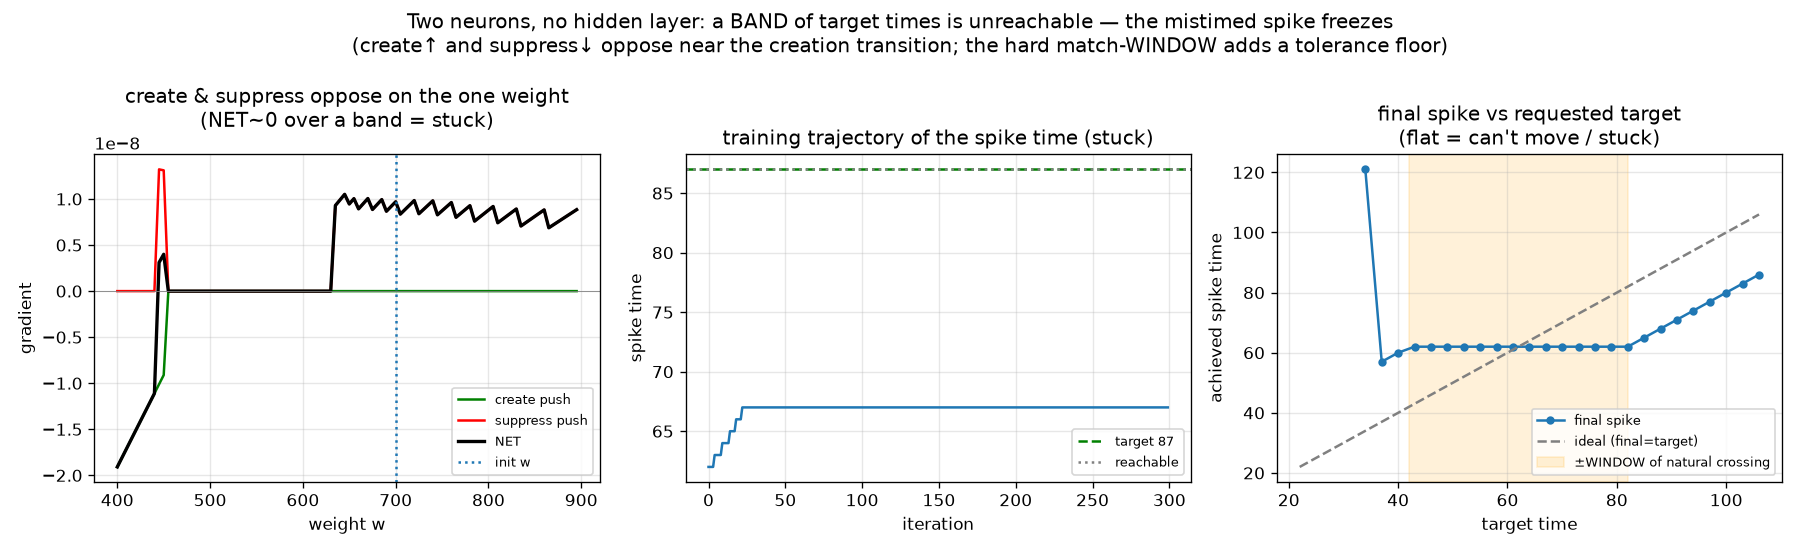

Generate this figure with Python:
"""Minimal reproduction of the create/suppress cancellation — TWO neurons, no
hidden layer.

One input neuron (a single pulse) -> one output neuron (single weight w).  The
output's crossing time is a monotndecreasing function of w (more weight = earlier
crossing).  Put the TARGET a bit more than WINDOW steps AFTER the reachable
crossing.  Then:

  * the current spike is > WINDOW from the target  -> SUPPRESS it (push V down =
    lower w = crossing moves LATER, toward the target)   [correct direction!]
  * the target has no spike within WINDOW           -> CREATE one (push V up =
    raise w = crossing moves EARLIER, away from the target) [wrong direction]

Both act on the same single weight and oppose.  If they roughly cancel, the net
gradient ~ 0 and the spike is STUCK at the wrong time — even though nothing is
hidden and the target is perfectly reachable.
"""

import sys, os
sys.path.insert(0, "/workspace/project/gradient_study")
os.environ.setdefault("MPLBACKEND", "Agg")
import numpy as np
import matplotlib.pyplot as plt
from grad_method import lif_tangent, TH, DIR
from grad_multi_neuron import voltage_grad, WINDOW

T = 220
T_IN = 15
ia = np.zeros((1, T), bool); ia[0, T_IN] = True     # one input pulse


def crossing(w):
    sp = lif_tangent(np.array([float(w)]), ia, T)[1]
    return sp[0] if sp else None


def train(w0, target, iters=300, step=3.0):
    w = np.array([float(w0)])
    traj = []
    for _ in range(iters):
        sp = lif_tangent(w, ia, T)[1]
        traj.append(sp[0] if sp else np.nan)
        g = voltage_grad(w, ia, [target], T, suppress=True)[0]
        gn = np.linalg.norm(g)
        if gn > 1e-30:
            w = np.clip(w - step * g / gn, 20, 3000)
    return float(w[0]), traj


def decompose(w, target):
    """create-only, suppress-only, and net gradient on the single weight."""
    g_create = voltage_grad(np.array([float(w)]), ia, [target], T, suppress=False)[0][0]
    g_full   = voltage_grad(np.array([float(w)]), ia, [target], T, suppress=True)[0][0]
    return g_create, g_full - g_create, g_full     # create, suppress, net


def main():
    # pick an init weight whose crossing is ~25 (> WINDOW) BEFORE the target
    w0 = 700.0
    c0 = crossing(w0)
    target = c0 + (WINDOW + 5)          # just past the match window, LATER than crossing
    print(f"WINDOW={WINDOW}")
    print(f"init w={w0}: crossing={c0}   target={target}  (offset {target-c0} > WINDOW)")

    # is the target reachable at all?  find a weight whose crossing == target
    ws = np.arange(200, 900, 2.0)
    cs = np.array([crossing(w) or 1e9 for w in ws])
    w_reach = ws[np.argmin(np.abs(cs - target))]
    print(f"target IS reachable: w={w_reach:.0f} gives crossing={crossing(w_reach)}")

    # gradient decomposition at the init point
    gc, gs, net = decompose(w0, target)
    print(f"\ngradient at init w={w0}:")
    print(f"  create push  = {gc:+.3e}  (would move w this way)")
    print(f"  suppress push= {gs:+.3e}")
    print(f"  NET          = {net:+.3e}   -> |net| is {abs(net)/max(abs(gc),1e-30)*100:.0f}% "
          f"of the create push (they cancel)")

    # train and show it's stuck
    wf, traj = train(w0, target)
    print(f"\ntrained: w {w0:.0f}->{wf:.0f}   spike {traj[0]}->{traj[-1]}   target {target}")
    print(f"  stuck? final spike still {abs(traj[-1]-target):.0f} steps from target "
          f"(reachable weight was {w_reach:.0f})")

    # sweep target time -> final spike (the dead band)
    targets = list(range(c0 - 40, c0 + 45, 3))
    finals = []
    for tg in targets:
        _, tr = train(w0, tg, iters=250)
        finals.append(tr[-1])

    # ── figure ──
    fig, ax = plt.subplots(1, 3, figsize=(15, 4.6))

    a = ax[0]
    wgrid = np.arange(400, 900, 5.0)
    gcs, gss, nets = [], [], []
    for w in wgrid:
        c, s, n = decompose(w, target)
        gcs.append(c); gss.append(s); nets.append(n)
    a.plot(wgrid, gcs, color="green", label="create push")
    a.plot(wgrid, gss, color="red", label="suppress push")
    a.plot(wgrid, nets, color="k", lw=2, label="NET")
    a.axhline(0, color="gray", lw=.5); a.axvline(w0, color="C0", ls=":", label="init w")
    a.set_title("create & suppress oppose on the one weight\n(NET~0 over a band = stuck)")
    a.set_xlabel("weight w"); a.set_ylabel("gradient"); a.legend(fontsize=8); a.grid(alpha=.3)

    a = ax[1]
    a.plot(traj, color="C0")
    a.axhline(target, color="green", ls="--", label=f"target {target}")
    a.axhline(crossing(w_reach), color="gray", ls=":", label="reachable")
    a.set_title("training trajectory of the spike time (stuck)")
    a.set_xlabel("iteration"); a.set_ylabel("spike time"); a.legend(fontsize=8); a.grid(alpha=.3)

    a = ax[2]
    a.plot(targets, finals, "o-", ms=4, label="final spike")
    a.plot(targets, targets, color="gray", ls="--", label="ideal (final=target)")
    a.axvspan(c0 - WINDOW, c0 + WINDOW, color="orange", alpha=.15, label="±WINDOW of natural crossing")
    a.set_title("final spike vs requested target\n(flat = can't move / stuck)")
    a.set_xlabel("target time"); a.set_ylabel("achieved spike time"); a.legend(fontsize=8); a.grid(alpha=.3)

    fig.suptitle("Two neurons, no hidden layer: a BAND of target times is unreachable — "
                 "the mistimed spike freezes\n(create↑ and suppress↓ oppose near the "
                 "creation transition; the hard match-WINDOW adds a tolerance floor)",
                 fontsize=12)
    fig.tight_layout()
    fig.savefig(f"{DIR}/grad_stuck_2neuron.png", dpi=120)
    print(f"\nwrote {DIR}/grad_stuck_2neuron.png")

    # dead-band width: targets whose achieved spike stayed within 3 of the natural crossing
    stuck = [tg for tg, fn in zip(targets, finals) if abs(fn - c0) <= 3]
    if stuck:
        print(f"UNREACHABLE band: targets {min(stuck)}..{max(stuck)} all froze at ~{c0} "
              f"(width {max(stuck)-min(stuck)} steps); natural crossing {c0}, WINDOW {WINDOW}")


if __name__ == "__main__":
    main()
